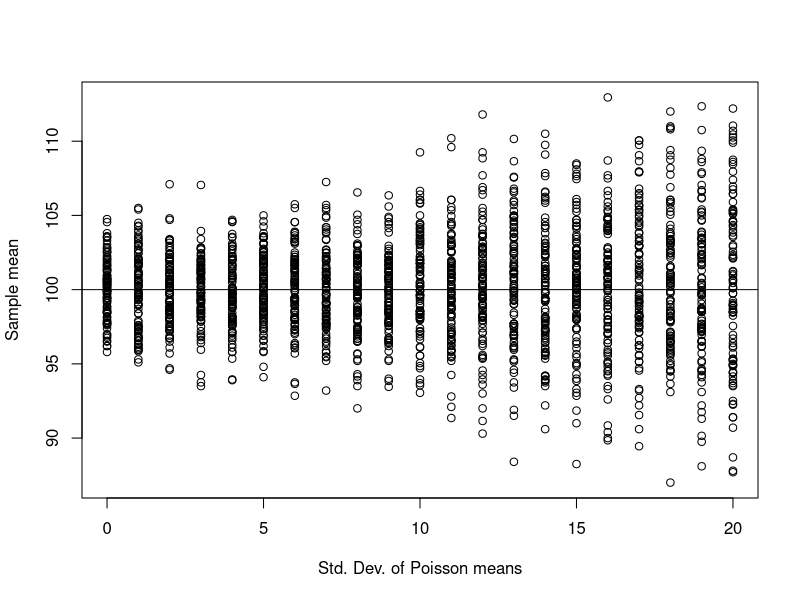
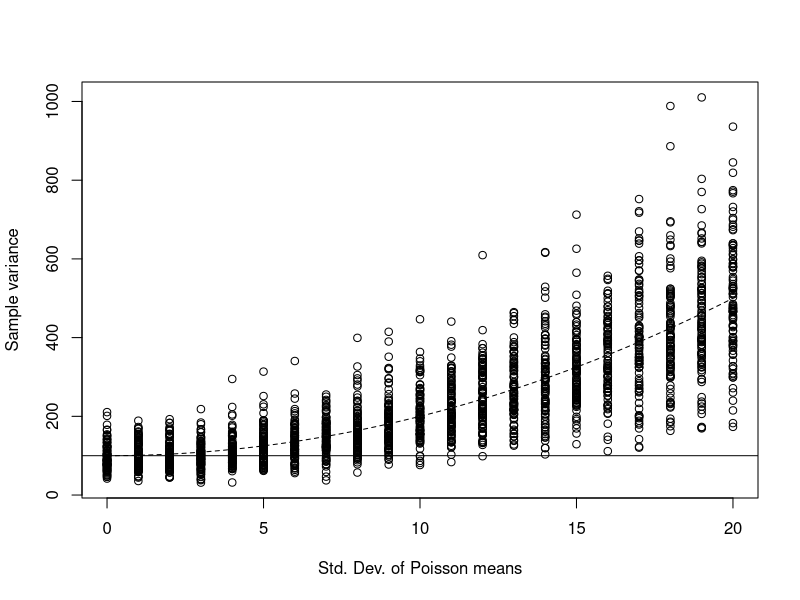
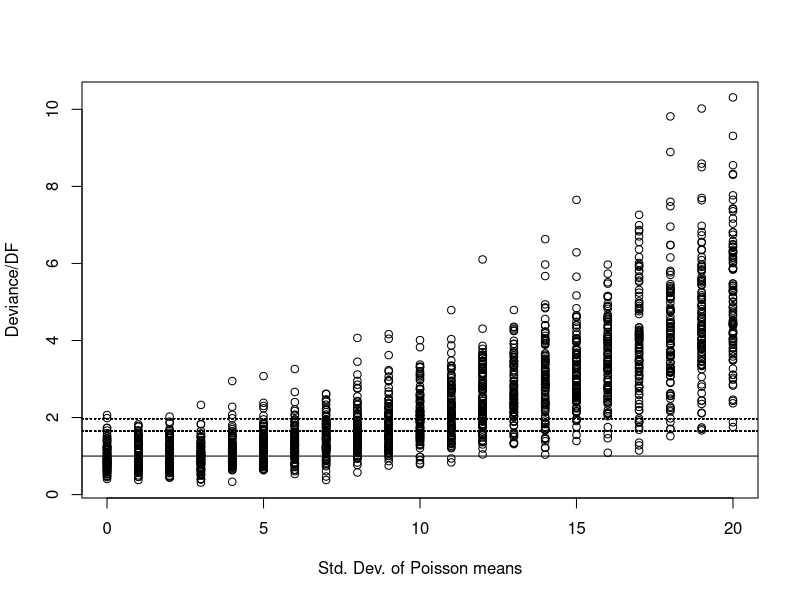
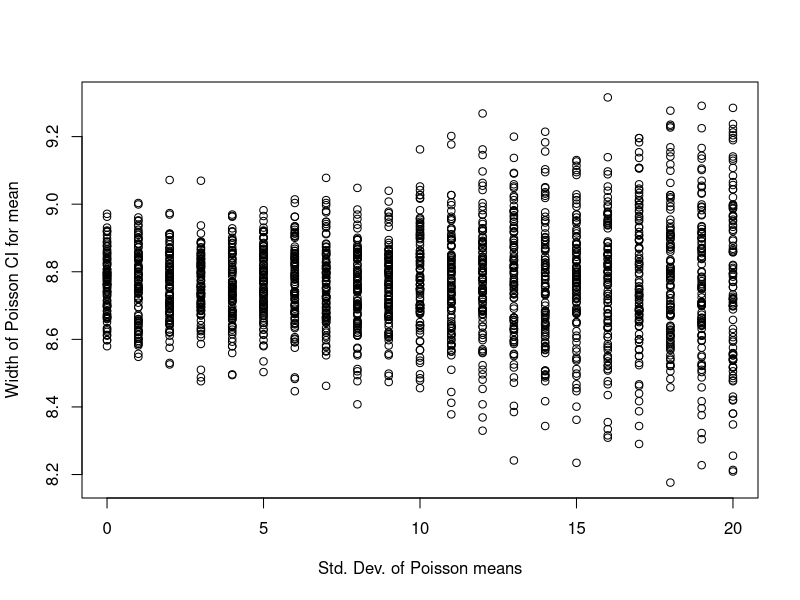
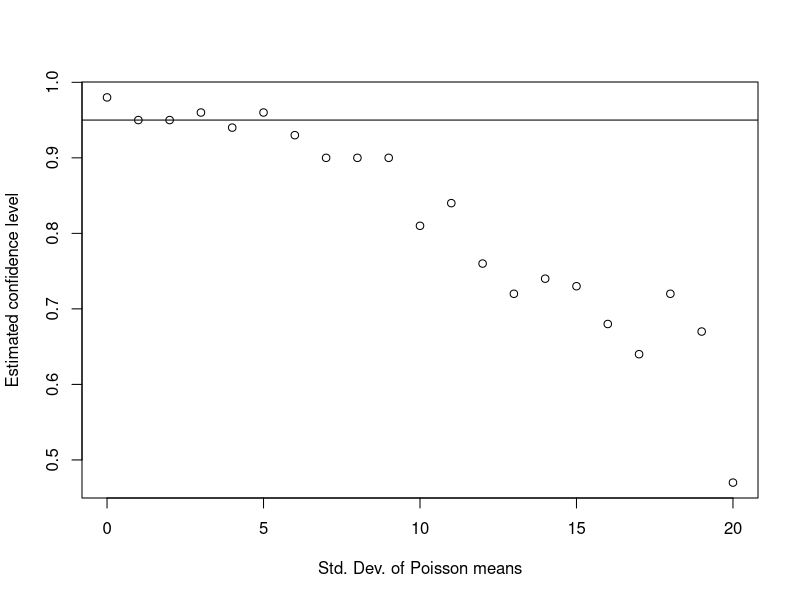

Reproduce these figures in R, in order.
#####################################################################
# NAME: Tom Loughin                                                 #
# DATE: 5-20-13                                                     #
# PURPOSE: Demonstration of effects of overdispersion               #
#                                                                   #
# NOTES:                                                            #
#####################################################################

# First start with simple simulation using two cases: Po(100) and P(Z), where Z~N(100,20^2)
# Observe means and variances from 10 simulated data of size 50.

set.seed(389201892)

# Create Poisson random variates whose means vary according to N(100,SD) for various values of SD
#  Break these into 100 data sets (columns of the matrix) of n = 20 obs each.
#  poi**: the ** gives the SD. 
poi0 <- matrix(rpois(n = 500, lambda = rep(x = 100, times = 500)), nrow = 50, ncol = 10)
poi20 <- matrix(rpois(n = 500, lambda = rnorm(n = 500, mean = 100, sd = 20)), nrow = 50, ncol = 10)

# Compute the mean and variance for each data set (columns of each poi** matrix)
mean0 <- apply(X = poi0, MARGIN = 2, FUN = mean)
var0 <- apply(X = poi0, MARGIN = 2, FUN = var)

mean20 <- apply(X = poi20, MARGIN = 2, FUN = mean)
var20 <- apply(X = poi20, MARGIN = 2, FUN = var)

all <- cbind(mean0, var0, mean20, var20)
round(all, digits = 1)
round(apply(X = all, MARGIN = 2, FUN = mean), digits = 1)

#########################################################################
# Extend simulation to a larger example: 
# Same case as above, except that all data are from Po(Z), Z~N(100, s^2),
#  where s = 0:20. (s = 0 corresponds to a constant mean for all data)
# Here we also fit a GLM to the data to estimate the mean and get 
# * deviance/dfmodel
# * model-based confidence intervals for the mean.
# Plotting various quantities, including estimated confidence level for CIs.

# Function to record CI, residual deviance, and df from model that assumes just an intercept
fit.mod <- function(response) {
 mod.fit <- glm(formula = response ~ 1, family = poisson(link = "log"))
 c(mod.fit$deviance, mod.fit$df.residual, confint(mod.fit))
}

# Function that simulates the needed data for a given SD.
# Also computes mean and variance of data and runs the fit.mod function on the data
# to get model statistics
all <- function(sd.value) {
 poi <- matrix(data = rpois(n = 2000, lambda = rnorm(n = 2000, mean = 100, sd = sd.value)), nrow = 20, ncol = 100)
 mean.val <- apply(X = poi, MARGIN = 2, FUN = mean)
 var.val <- apply(X = poi, MARGIN = 2, FUN = var)
 save.dev <- apply(X = poi, MARGIN = 2, FUN = fit.mod)
 cbind(mean.val, var.val, t(save.dev))
}
# Set the SD values to be used and initialize a matrix for the results
sd.set <- c(0:20)
mat.save <- matrix(data = NA, nrow = 100*length(sd.set), ncol = 7)

# Run the simulation and analysis functions for the chosen SD values
count <- 1
for(i in sd.set) {
 mat.save[(100*(count-1)+1):(100*count),] <- cbind(i, all(sd.value = i))
 count <- count+1
}


# Plot sample means from all sims vs. SD used in generating Poisson means
x11(width = 7, height = 6, pointsize = 15)
plot (x = mat.save[,1], y = mat.save[,2], xlab = "Std. Dev. of Poisson means", ylab = "Sample mean")
abline(h = 100)


# Plot sample variances from all sims vs. SD used in generating Poisson means
x11(width = 7, height = 6, pointsize = 15)
plot (x = mat.save[,1], y = mat.save[,3], xlab = "Std. Dev. of Poisson means", ylab = "Sample variance")
abline(h = 100)
curve(expr = 100+x^2, add = TRUE, lty = "dashed")

# Plot sample var/mean ratios from all sims vs. SD used in generating Poisson means
x11(width = 7, height = 6, pointsize = 15)
plot (x = mat.save[,1], y = mat.save[,4]/mat.save[,5], xlab = "Std. Dev. of Poisson means", ylab = "Deviance/DF")
abline(h = 1, lty = "solid")
abline(h = 1+2*sqrt(2/mat.save[,5]), lty = "dotted")
abline(h = 1+3*sqrt(2/mat.save[,5]), lty = "dotted")

# Plot Confidence interval widths vs. SD used in generating Poisson means
x11(width = 7, height = 6, pointsize = 15)
# pdf(file = "c:\\figures\\Figure5.6-1BW.pdf", width = 7, height = 6, colormodel = "cmyk", pointsize = 17)   # Create plot for book
plot(x = mat.save[,1], y = exp(mat.save[,7])-exp(mat.save[,6]), xlab = "Std. Dev. of Poisson means", ylab = "Width of Poisson CI for mean")
# dev.off()

# Confidence level of confidence interval
cover <- ifelse(exp(mat.save[,7]) < 100, yes = 0, no = ifelse(exp(mat.save)[,6] > 100, yes = 0, no = 1))
conf <- by(data = cover, INDICES = mat.save[,1], FUN = mean)

x11(width = 7, height = 6, pointsize = 15)
# pdf(file = "c:\\figures\\Figure5.6-2BW.pdf", width = 7, height = 6, colormodel = "cmyk", pointsize = 17)   # Create plot for book
plot(x = sd.set, y = conf, xlab = "Std. Dev. of Poisson means", ylab = "Estimated confidence level")
abline(h = 0.95, lty = "solid")
# dev.off()

